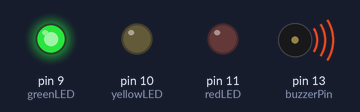
Simulated run of this sketch. Board: Arduino Uno, built with avr-gcc and run on an emulated ATmega328P. Shown: output pins drawn as LEDs (lit = HIGH), buzzer (waves = sounding, pin HIGH).

Above: at 0.2 s.
At 4.7 s:
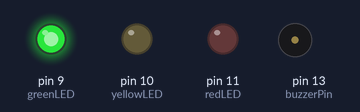
At 5.87 s:
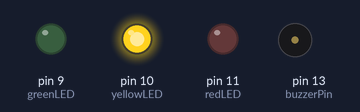
At 7.62 s:
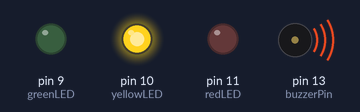
At 10.5 s:
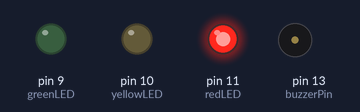
Timing chart, 0 to 16.4 s (numbered marks = the images above):
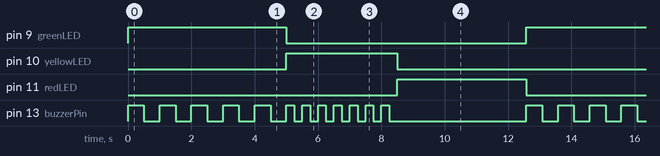

The sketch:

semaphore.ino
```cpp
#include "timer.h"

int buzzerPin = 13;
int redLED = 11;
int yellowLED = 10;
int greenLED = 9;

volatile int redON = 0;
volatile int yellowON = 0;
volatile int greenON = 0;

struct Timer* timer;

void timerFn(void* args){
	if (yellowON) {
		yellowON = 0;
		redON = 1;
	}

	else if (redON) {
		redON = 0;
		greenON = 1;
	}

	else if (greenON) {
		greenON = 0;
		yellowON = 1;
	}
}

void setup(){
	pinMode(buzzerPin, OUTPUT);
	pinMode(redLED, OUTPUT);
	pinMode(yellowLED, OUTPUT);
	pinMode(greenLED, OUTPUT);

	redON = 1;

	timer=Timer_create("timer_0", 4195, timerFn, NULL); // 4195 ms is the maximum delay supported by TIMER1 (16 bit): a greater value causes overflow
	Timer_start(timer);
}

void loop() {
	if (redON) {
		digitalWrite(buzzerPin, LOW);
		digitalWrite(yellowLED, LOW);
		digitalWrite(redLED, HIGH);
		while (redON) {}
	}
	if (greenON) {
		digitalWrite(redLED, LOW);
		digitalWrite(greenLED, HIGH);
		while (greenON) {
			digitalWrite(buzzerPin, HIGH);
			delay(500);
			digitalWrite(buzzerPin, LOW);
			delay(500);
		}
	}
	if (yellowON) {
		digitalWrite(greenLED, LOW);
		digitalWrite(yellowLED, HIGH);
		while (yellowON) {
			digitalWrite(buzzerPin, HIGH);
			delay(250);
			digitalWrite(buzzerPin, LOW);
			delay(250);
		}
	}
}
```

Measured:
- by itself, pin 9 (greenLED): alternates HIGH for 5.0 s and LOW for 7.6 s
- by itself, pin 10 (yellowLED): alternates HIGH for 3.5 s and LOW for 9.1 s
- by itself, pin 11 (redLED): alternates HIGH for 4.1 s and LOW for 8.5 s
- by itself, pin 13 (buzzerPin): repeats every 12.6 s: 6 × (HIGH 0.25 s, LOW 0.25 s), HIGH 0.25 s, LOW 4.3 s, 5 × (HIGH 0.50 s, LOW 0.50 s)
